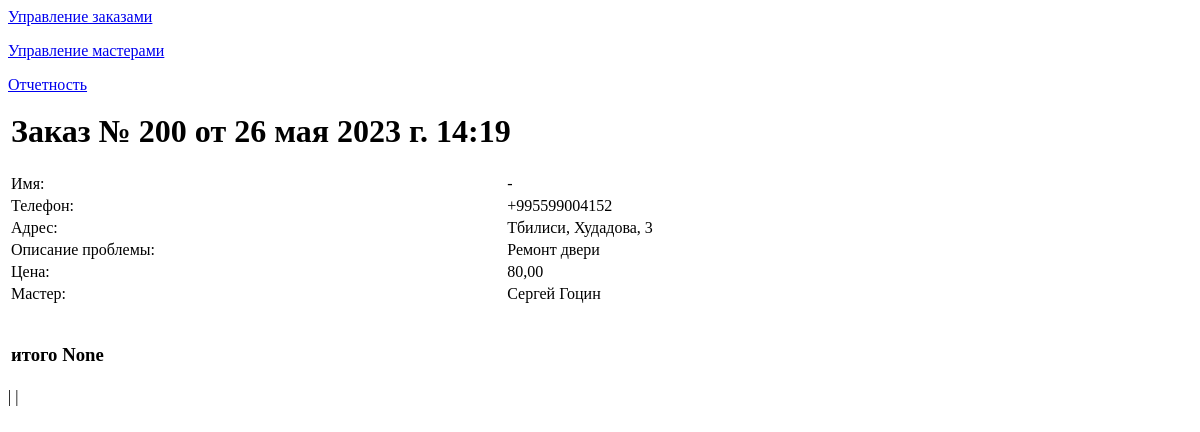
The app's page /list_order/200, older data.
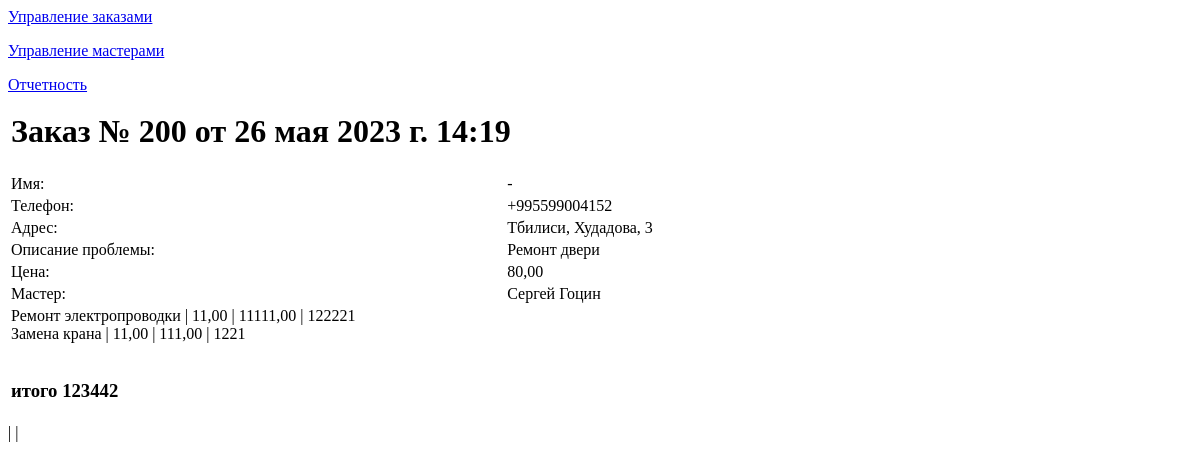
The same page, newer data.
### app_site/models.py (models this page shows, shortened)
class OrderList(models.Model):
    time_in = models.DateTimeField(auto_now_add=True, verbose_name='Дата заказа')
    time_out = models.DateTimeField(null=True, blank=True, verbose_name='Дата выполнения')
    repairer_id = models.ForeignKey("RepairerList", on_delete=models.SET_NULL, null=True, blank=True,
                                    verbose_name='Мастер', default='',)
    price = models.DecimalField(decimal_places=2, max_digits=7, null=True, blank=True, verbose_name='Стоимость работ')
    text_order = models.CharField(max_length=1500, verbose_name='Описание проблемы', blank=True, null=True)
    customer_name = models.CharField(max_length=50, verbose_name='Ваше имя')
    customer_phone = models.CharField(max_length=16, verbose_name='Номер телефона')
    customer_code = models.CharField(max_length=16, verbose_name='Код организации', blank=True, null=True)
    address_city = models.CharField(max_length=2, choices=CITY_CHOICES, default='TB', null=True, blank=True,
                                    verbose_name='Город')
    work_type = models.CharField(max_length=3, choices=WORK_CHOICES, default='', null=True, blank=True,
                                 verbose_name='Вид работ')
    address_street_app = models.CharField(max_length=150, verbose_name='Улица', null=True, blank=True)
    address_num = models.CharField(max_length=10, verbose_name='Номер дома', null=True, blank=True)
    services = models.ManyToManyField('Service', through='Invoice')

class RepairerList(models.Model):
    name = models.CharField(max_length=100, verbose_name='Имя')
    s_name = models.CharField(max_length=100, null=True, verbose_name='Фамилия')
    phone = models.CharField(validators=[phoneNumberRegex], max_length=16, unique=True, verbose_name='Телефон')
    city = models.CharField(max_length=2, choices=CITY_CHOICES, default='TB')
    email = models.EmailField(max_length=200, null=True, blank=True, verbose_name='Электронная почта')
    foto = models.ImageField(upload_to="images/", null=True, blank=True, verbose_name='Фотография:')
    active = models.BooleanField(default=False)
    rating_sum = models.IntegerField(default=0, blank=True, null=True)
    rating_num = models.IntegerField(default=0, blank=True, null=True)
    def __str__(self):
        return f"{self.name} {self.s_name}"

class Invoice(models.Model):
    service_id = models.ForeignKey('Service', on_delete=models.CASCADE, null=True, blank=True, )
    order_id = models.ForeignKey('OrderList', on_delete=models.CASCADE, null=True, blank=True,)
    quantity_type = models.CharField(choices=QUANTITY_CHOICES, max_length=3, null=True, blank=True,
                                     verbose_name='Измерение')
    quantity = models.DecimalField(decimal_places=2, max_digits=7, null=True, blank=True, verbose_name='Количество')
    price = models.DecimalField(decimal_places=2, max_digits=7, null=True, blank=True, verbose_name='Цена')

class Service(models.Model):
    name = models.CharField(null=True, blank=True, max_length=500, verbose_name='Услуга')
    type = models.CharField(choices=WORK_CHOICES, null=True, blank=True, max_length=3, verbose_name='Вид работ')
    def __str__(self):
        return f"{self.name}"

### app_site/views.py (the view)
# urls.py: path('list_order/<int:pk>', OrderDatail.as_view(), name='datail_order'),
class OrderDatail(DetailView):
    model = OrderList
    template_name = 'order_detail.html'
    context_object_name = 'order'
    queryset = OrderList.objects \
        .annotate(sum=Sum(F('invoice__price') * F('invoice__quantity')))\
        .select_related('repairer_id') \
        .prefetch_related(Prefetch('invoice_set', Invoice.objects
                                   .all()
                                   .select_related('service_id').annotate(sum=F('price') * F('quantity'))))

### app_site/templatetags/custom_filters.py (called while the page is built)
@register.filter()
def choice_tag(value, A):
    try:
        if A=='city':
            a = dict(CITY_CHOICES)
        return f'{a[value]}'
    except KeyError:
        return f''

@register.filter()
def finish_order_tag(value):
    return f'' if value else f' в работе...'

### templates/order_detail.html (shortened to what this page needs)
{% extends 'flatpages/default.html' %}
{% load custom_filters %}
{% load custom_tags %}
{% block body %}
<table  width="1000">
<tr><td colspan="2"><h1>Заказ № {{ order.pk}} от {{ order.time_in}} </h1>
</td></tr>
<tr><td>Имя: </td><td>{{ order.customer_name}}</td></tr>
<tr><td>Телефон: </td><td>{{ order.customer_phone }}</td></tr>
<tr><td>Адрес: </td><td>{{ order.address_city | choice_tag:'city'}},
    {{ order.address_street_app}}, {{ order.address_num}}</td></tr>
<tr><td>Описание проблемы: </td><td>{{ order.text_order}}</td></tr>
<tr><td>Цена: </td><td>{{ order.price}}</td></tr>
<tr><td>Мастер: </td><td>{{ order.repairer_id}}</td></tr>
<tr><td colspan="2">
   {% for service in order.invoice_set.all %}
    {{ service.service_id }} | {{ service.quantity }}  | {{ service.price }} | {{ service.sum}}  <br>
    {% endfor %}<br>
<h3>итого {{ order.sum }}
</h3>
</td></tr>
</table>| {{ service.quantity }} | {{ service.price }}
{% endblock body %}

### templates/flatpages/default.html (shortened to what this page needs)
{% load static %}
<html>
<head>
</head>
<body>
<p><a href="/list_order">Управление заказами</a></p>
<p><a href="/list_repair">Управление мастерами</a></p>
<p><p><a href="/stat">Отчетность</a></p>
{% block body %}
{% endblock body%}
</body></html>

Row changes from the older to the newer data that the page shows:
computed for OrderList "Тбилиси": sum "None" → "123442"
added Invoice: service_id "Ремонт электропроводки", quantity "11,00", price "11111,00", sum "122221"
added Invoice: service_id "Замена крана", quantity "11,00", price "111,00", sum "1221"
